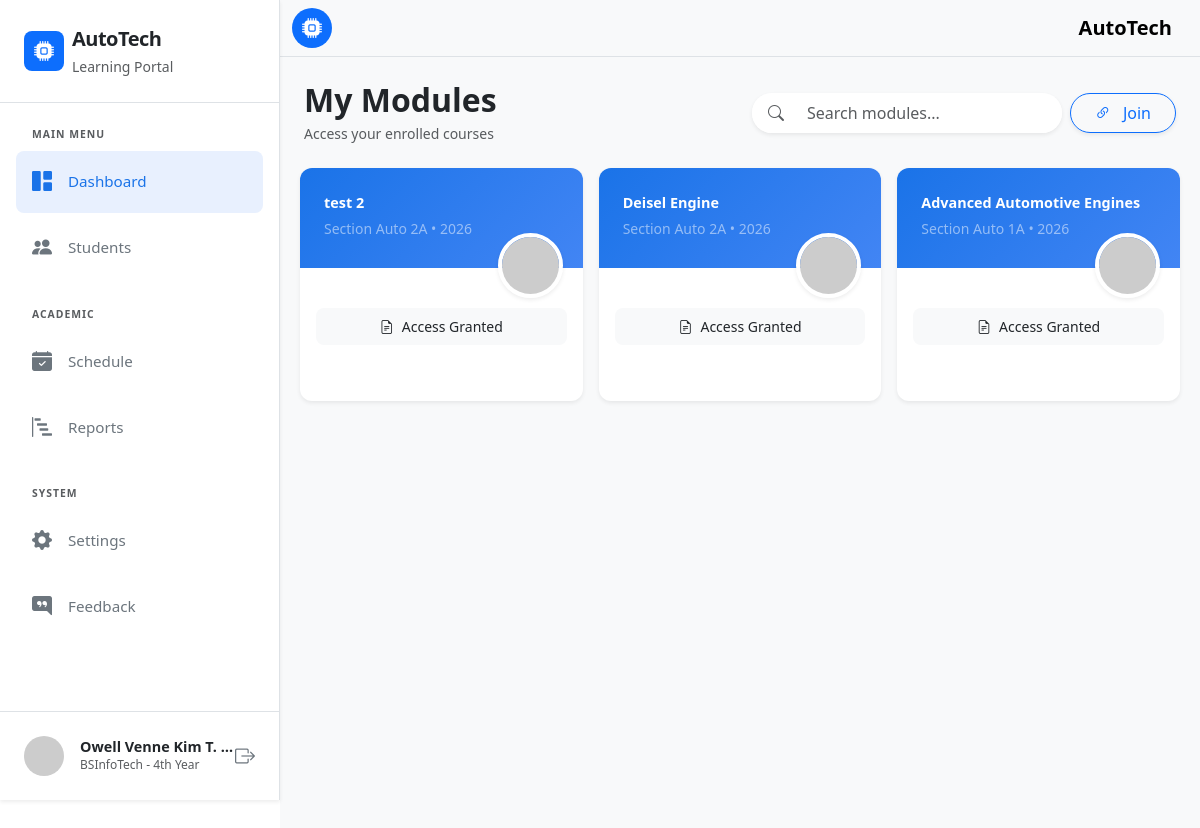
The app's page /dashboard.php (signed in) with its own data.
### tables this page shows
CREATE TABLE `system_settings` (
  `id` int(11) NOT NULL AUTO_INCREMENT,
  `system_name` varchar(255) NOT NULL DEFAULT 'AutoTech',
  `system_logo` varchar(255) DEFAULT NULL,
  `updated_at` timestamp NOT NULL DEFAULT current_timestamp() ON UPDATE current_timestamp(),
  PRIMARY KEY (`id`)
);

CREATE TABLE `enrollments` (
  `enrollment_id` int(11) NOT NULL,
  `user_id` int(11) NOT NULL,
  `module_id` int(11) NOT NULL,
  `status` enum('pending','accepted','rejected') DEFAULT 'pending',
  `enrolled_at` timestamp NOT NULL DEFAULT current_timestamp()
);

CREATE TABLE `module` (
  `module_id` int(11) NOT NULL,
  `user_id` int(11) NOT NULL,
  `module_description` varchar(255) NOT NULL,
  `section` varchar(255) NOT NULL,
  `year` varchar(20) NOT NULL,
  `module_code` varchar(50) NOT NULL
);

### dashboard.php (the view, shortened to what this page needs)
<?php include 'includes/header.php'; ?>
<div class="d-flex" id="wrapper">
    <?php include 'includes/sidebar.php'; ?>
    <div id="page-content-wrapper" class="w-100">
        <nav class="navbar navbar-expand-lg bg-body-tertiary border-bottom">
            <div class="container-fluid">
                <?php if($system_logo): ?>
                    <img src="uploads/system/<?php echo $system_logo; ?>" width="40" height="40" class="rounded-circle me-2">
                <?php else: ?>
                    <div class="bg-primary rounded-circle d-inline-flex align-items-center justify-content-center me-2" style="width: 40px; height: 40px;">
                        <i class="bi bi-cpu-fill text-white fs-5"></i>
                    </div>
                <?php endif; ?>
                <a class="navbar-brand fw-bold" href="dashboard.php"><?php echo $system_name; ?></a>
            </div>
        </nav>
        <div class="container-fluid p-4" style="background-color: #f8f9fa; min-height: 100vh;">
            <div class="row align-items-center mb-4">
                <div class="col-md-6 mb-3 mb-md-0">
                    <h2 class="fw-bold text-dark mb-1">My Modules</h2>
                    <p class="text-muted mb-0 small"><?php echo $_SESSION['role'] == 'instructor' ? 'Manage your classes and course materials' : 'Access your enrolled courses'; ?></p>
                </div>
                <div class="col-md-6">
                    <div class="d-flex flex-column flex-md-row gap-2 justify-content-md-end">
                        <form action="" method="GET" class="flex-grow-1" style="max-width: 400px;">
                            <div class="input-group bg-white shadow-sm rounded-pill overflow-hidden">
                                <span class="input-group-text bg-white border-0 ps-3"><i class="bi bi-search text-muted"></i></span>
                                <input type="text" name="search" id="moduleSearch" class="form-control border-0 shadow-none py-2" placeholder="Search modules..." value="<?php echo isset($_GET['search']) ? htmlspecialchars($_GET['search']) : ''; ?>" oninput="autoSearch()">
                            </div>
                        </form>
                        <div class="d-flex gap-2">
                            <?php if($_SESSION['role'] == 'student'): ?>
                                <button class="btn btn-outline-primary rounded-pill shadow-sm px-4" data-bs-toggle="modal" data-bs-target="#joinModuleModal">
                                    <i class="bi bi-link-45deg me-2"></i> Join
                                </button>
                            <?php endif; ?>
                        </div>
                    </div>
                </div>
            </div>
            <div class="row g-4">
                <div class="<?php echo ($_SESSION['role'] == 'instructor') ? 'col-lg-8' : 'col-12'; ?>">
                    <div class="row g-4">
                        <?php
                        include 'database/dbconn.php';
                        $userId = $_SESSION['user_id'];
                        $role = $_SESSION['role'];
                        $search = isset($_GET['search']) ? mysqli_real_escape_string($conn, $_GET['search']) : '';
                        if ($role == 'instructor') {
                            $sql = "SELECT * FROM module WHERE user_id = '$userId'";
                            if($search != '') {
                                $sql .= " AND (module_description LIKE '%$search%' OR section LIKE '%$search%')";
                            }
                            $sql .= " ORDER BY module_id DESC";
                        } else {
                            $sql = "SELECT m.*, e.status as enrollment_status
                                    FROM module m
                                    INNER JOIN enrollments e ON m.module_id = e.module_id
                                    WHERE e.user_id = '$userId'";
                            $sql .= " ORDER BY m.module_id DESC";
                        }
                        $sql_run = mysqli_query($conn, $sql);
                        if ($sql_run && mysqli_num_rows($sql_run) > 0) {
                            while ($row = mysqli_fetch_assoc($sql_run)) {
                                $moduleId = $row['module_id'];
                                $moduleDescription = $row['module_description'];
                                $section = $row['section'];
                                $year = $row['year'];
                                $isEnrolled = isset($row['enrollment_status']) && $row['enrollment_status'] == 'accepted';
                                $enrollmentStatus = isset($row['enrollment_status']) ? $row['enrollment_status'] : null;
                                $cardLink = ($role == 'instructor' || $isEnrolled) ? "view-module.php?id=$moduleId" : "#";
                                $onClick = ($role == 'instructor' || $isEnrolled) ? "window.location.href='$cardLink'" : "";
                                ?>
                                <div class='col-6 col-md-6 col-lg-4 col-xl-4 px-2 mb-3'>
                                    <div class='card h-100 border-0 shadow-sm transition-hover overflow-hidden' style='border-radius: 12px;'>
                                        <div class='card-header border-0 p-3 p-md-4' style='background: linear-gradient(135deg, #1a73e8 0%, #4285f4 100%); min-height: 100px;'>
                                            <div class='d-flex justify-content-between align-items-start'>
                                                <a href='<?php echo $cardLink; ?>' class='text-white text-decoration-none d-block text-truncate fw-bold' style='font-size: 0.9rem;'>
                                                    <?php echo $moduleDescription; ?>
                                                </a>
                                            </div>
                                            <small class='text-white-50 d-block mt-1'>Section <?php echo $section; ?> • <?php echo $year; ?></small>
                                        </div>
                                        <div class='card-body position-relative pb-4' onclick="<?php echo $onClick; ?>" style='cursor: <?php echo ($role == 'instructor' || $isEnrolled) ? 'pointer' : 'default'; ?>;'>
                                            <div class='position-absolute' style='top: -35px; right: 20px;'>
                                                <img src='https://ui-avatars.com/api/?name=<?php echo urlencode($moduleDescription); ?>&background=random&color=fff' class='rounded-circle border border-4 border-white shadow-sm' width='65' alt='Avatar'>
                                            </div>
                                            <div class='mt-4'>
                                                <?php if($role == 'student' && !$isEnrolled): ?>
                                                    <?php if($enrollmentStatus == 'pending'): ?>
                                                        <div class="alert alert-warning py-2 mb-0 small rounded-pill text-center border-0">
                                                            <i class="bi bi-clock-history me-2"></i>Waiting for Approval
                                                        </div>
                                                    <?php elseif($enrollmentStatus == 'rejected'): ?>
                                                        <div class="alert alert-danger py-2 mb-0 small rounded-pill text-center border-0">
                                                            <i class="bi bi-x-circle me-2"></i>Enrollment Rejected
                                                        </div>
                                                    <?php endif; ?>
                                                <?php else: ?>
                                                    <div class='bg-light p-2 rounded-3 border-0 mt-2'>
                                                        <p class='small text-dark mb-0 fw-medium text-center'><i class='bi bi-file-earmark-text me-2'></i>Access Granted</p>
                                                    </div>
                                                <?php endif; ?>
                                            </div>
                                        </div>
                                        <?php if($role == 'instructor' || $isEnrolled): ?>
                                        <div class='card-footer bg-transparent border-top-0 d-flex justify-content-end p-3'>
                                        </div>
                                        <?php endif; ?>
                                    </div>
                                </div>
                                <?php
                            }
                        }
                        ?>
                    </div>
                </div>
            </div>
        </div>
    </div>
</div>
<?php include 'includes/footer.php'; ?>

### includes/sidebar.php (style rules this page uses)
@media (min-width: 992px) { #wrapper { padding-left: 280px; } }

### dashboard.php (style rules this page uses)
.transition-hover { transition: all 0.3s cubic-bezier(.25,.8,.25,1); }

### records on screen
system_settings: system_name "AutoTech"
enrollments: module.module_description "test 2", module.section "Auto 2A", module.year "2026", status "accepted" (drawn)
enrollments: module.module_description "Deisel Engine", module.section "Auto 2A", module.year "2026", status "accepted" (drawn)
enrollments: module.module_description "Advanced Automotive Engines", module.section "Auto 1A", module.year "2026", status "accepted" (drawn)

### other values on screen
$_SESSION['fullname'] "Owell Venne Kim T.…"
$_SESSION['course'] "BSInfoTech"
$_SESSION['year_level'] "4th Year"
